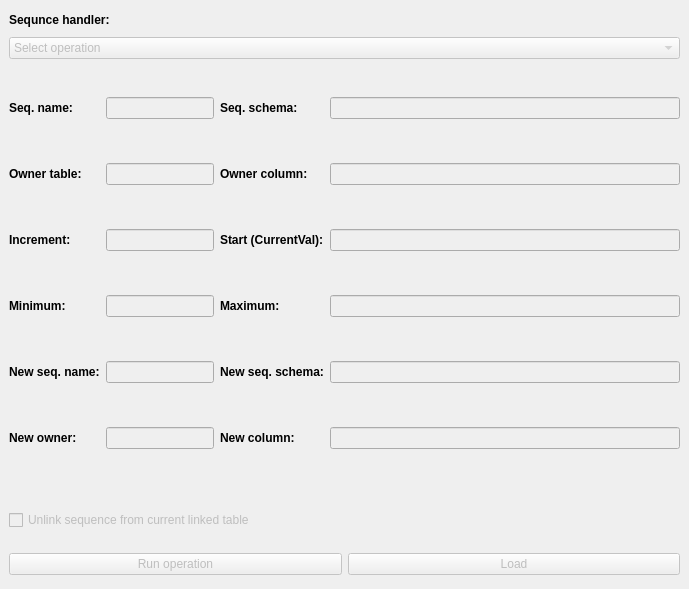
    <widget class="QWidget" name="seqTab">
     <attribute name="title">
      <string>Sequence Management</string>
     </attribute>
     <widget class="QWidget" name="gridLayoutWidget_9">
      <property name="geometry">
       <rect>
        <x>9</x>
        <y>9</y>
        <width>671</width>
        <height>50</height>
       </rect>
      </property>
      <layout class="QGridLayout" name="gridLayout_9">
       <item row="0" column="0">
        <widget class="QLabel" name="label_47">
         <property name="text">
          <string>&lt;html&gt;&lt;head/&gt;&lt;body&gt;&lt;p&gt;&lt;span style=&quot; font-weight:600;&quot;&gt;Sequnce handler:&lt;/span&gt;&lt;/p&gt;&lt;/body&gt;&lt;/html&gt;</string>
         </property>
        </widget>
       </item>
       <item row="1" column="0">
        <widget class="QComboBox" name="seqOptions">
         <property name="enabled">
          <bool>false</bool>
         </property>
         <item>
          <property name="text">
           <string>Select operation</string>
          </property>
         </item>
         <item>
          <property name="text">
           <string>Create sequence</string>
          </property>
         </item>
         <item>
          <property name="text">
           <string>Alter sequence</string>
          </property>
         </item>
         <item>
          <property name="text">
           <string>Drop sequence</string>
          </property>
         </item>
        </widget>
       </item>
      </layout>
     </widget>
     <widget class="QWidget" name="gridLayoutWidget_10">
      <property name="geometry">
       <rect>
        <x>9</x>
        <y>59</y>
        <width>671</width>
        <height>431</height>
       </rect>
      </property>
      <layout class="QGridLayout" name="gridLayout_10">
       <item row="2" column="0">
        <widget class="QLabel" name="label_51">
         <property name="text">
          <string>&lt;html&gt;&lt;head/&gt;&lt;body&gt;&lt;p&gt;&lt;span style=&quot; font-weight:600;&quot;&gt;Increment:&lt;/span&gt;&lt;/p&gt;&lt;/body&gt;&lt;/html&gt;</string>
         </property>
        </widget>
       </item>
       <item row="2" column="3">
        <widget class="QLabel" name="label_52">
         <property name="text">
          <string>&lt;html&gt;&lt;head/&gt;&lt;body&gt;&lt;p&gt;&lt;span style=&quot; font-weight:600;&quot;&gt;Start (CurrentVal):&lt;/span&gt;&lt;/p&gt;&lt;/body&gt;&lt;/html&gt;</string>
         </property>
        </widget>
       </item>
       <item row="3" column="0">
        <widget class="QLabel" name="label_53">
         <property name="text">
          <string>&lt;html&gt;&lt;head/&gt;&lt;body&gt;&lt;p&gt;&lt;span style=&quot; font-weight:600;&quot;&gt;Minimum:&lt;/span&gt;&lt;/p&gt;&lt;/body&gt;&lt;/html&gt;</string>
         </property>
        </widget>
       </item>
       <item row="0" column="0">
        <widget class="QLabel" name="label_48">
         <property name="text">
          <string>&lt;html&gt;&lt;head/&gt;&lt;body&gt;&lt;p&gt;&lt;span style=&quot; font-weight:600;&quot;&gt;Seq. name:&lt;/span&gt;&lt;/p&gt;&lt;/body&gt;&lt;/html&gt;</string>
         </property>
        </widget>
       </item>
       <item row="1" column="4">
        <widget class="QLineEdit" name="seqOwnerColumn">
         <property name="enabled">
          <bool>false</bool>
         </property>
        </widget>
       </item>
       <item row="2" column="4">
        <widget class="QLineEdit" name="seqStart">
         <property name="enabled">
          <bool>false</bool>
         </property>
        </widget>
       </item>
       <item row="4" column="0">
        <widget class="QLabel" name="label_41">
         <property name="text">
          <string>&lt;html&gt;&lt;head/&gt;&lt;body&gt;&lt;p&gt;&lt;span style=&quot; font-weight:600;&quot;&gt;New seq. name:&lt;/span&gt;&lt;/p&gt;&lt;/body&gt;&lt;/html&gt;</string>
         </property>
        </widget>
       </item>
       <item row="4" column="3">
        <widget class="QLabel" name="label_43">
         <property name="text">
          <string>&lt;html&gt;&lt;head/&gt;&lt;body&gt;&lt;p&gt;&lt;span style=&quot; font-weight:600;&quot;&gt;New seq. schema:&lt;/span&gt;&lt;/p&gt;&lt;/body&gt;&lt;/html&gt;</string>
         </property>
        </widget>
       </item>
       <item row="4" column="4">
        <widget class="QLineEdit" name="newSeqSchema">
         <property name="enabled">
          <bool>false</bool>
         </property>
        </widget>
       </item>
       <item row="1" column="0">
        <widget class="QLabel" name="label_50">
         <property name="text">
          <string>&lt;html&gt;&lt;head/&gt;&lt;body&gt;&lt;p&gt;&lt;span style=&quot; font-weight:600;&quot;&gt;Owner table:&lt;/span&gt;&lt;/p&gt;&lt;/body&gt;&lt;/html&gt;</string>
         </property>
        </widget>
       </item>
       <item row="3" column="4">
        <widget class="QLineEdit" name="seqMaximum">
         <property name="enabled">
          <bool>false</bool>
         </property>
        </widget>
       </item>
       <item row="5" column="0">
        <widget class="QLabel" name="label_44">
         <property name="text">
          <string>&lt;html&gt;&lt;head/&gt;&lt;body&gt;&lt;p&gt;&lt;span style=&quot; font-weight:600;&quot;&gt;New owner:&lt;/span&gt;&lt;/p&gt;&lt;/body&gt;&lt;/html&gt;</string>
         </property>
        </widget>
       </item>
       <item row="0" column="4">
        <widget class="QLineEdit" name="seqSchema">
         <property name="enabled">
          <bool>false</bool>
         </property>
        </widget>
       </item>
       <item row="0" column="1" colspan="2">
        <widget class="QLineEdit" name="seqName">
         <property name="enabled">
          <bool>false</bool>
         </property>
        </widget>
       </item>
       <item row="3" column="3">
        <widget class="QLabel" name="label_54">
         <property name="text">
          <string>&lt;html&gt;&lt;head/&gt;&lt;body&gt;&lt;p&gt;&lt;span style=&quot; font-weight:600;&quot;&gt;Maximum:&lt;/span&gt;&lt;/p&gt;&lt;/body&gt;&lt;/html&gt;</string>
         </property>
        </widget>
       </item>
       <item row="1" column="1" colspan="2">
        <widget class="QLineEdit" name="seqOwner">
         <property name="enabled">
          <bool>false</bool>
         </property>
        </widget>
       </item>
       <item row="2" column="1" colspan="2">
        <widget class="QLineEdit" name="seqIncrement">
         <property name="enabled">
          <bool>false</bool>
         </property>
        </widget>
       </item>
       <item row="3" column="1" colspan="2">
        <widget class="QLineEdit" name="seqMinimum">
         <property name="enabled">
          <bool>false</bool>
         </property>
        </widget>
       </item>
       <item row="4" column="1" colspan="2">
        <widget class="QLineEdit" name="newSeqName">
         <property name="enabled">
          <bool>false</bool>
         </property>
        </widget>
       </item>
       <item row="5" column="3">
        <widget class="QLabel" name="label_45">
         <property name="text">
          <string>&lt;html&gt;&lt;head/&gt;&lt;body&gt;&lt;p&gt;&lt;span style=&quot; font-weight:600;&quot;&gt;New column:&lt;/span&gt;&lt;/p&gt;&lt;/body&gt;&lt;/html&gt;</string>
         </property>
        </widget>
       </item>
       <item row="5" column="1" colspan="2">
        <widget class="QLineEdit" name="newSeqOwner">
         <property name="enabled">
          <bool>false</bool>
         </property>
        </widget>
       </item>
       <item row="5" column="4">
        <widget class="QLineEdit" name="newSeqOwnerColumn">
         <property name="enabled">
          <bool>false</bool>
         </property>
        </widget>
       </item>
       <item row="0" column="3">
        <widget class="QLabel" name="label_49">
         <property name="text">
          <string>&lt;html&gt;&lt;head/&gt;&lt;body&gt;&lt;p&gt;&lt;span style=&quot; font-weight:600;&quot;&gt;Seq. schema:&lt;/span&gt;&lt;/p&gt;&lt;/body&gt;&lt;/html&gt;</string>
         </property>
        </widget>
       </item>
       <item row="1" column="3">
        <widget class="QLabel" name="label_18">
         <property name="text">
          <string>&lt;html&gt;&lt;head/&gt;&lt;body&gt;&lt;p&gt;&lt;span style=&quot; font-weight:600;&quot;&gt;Owner column:&lt;/span&gt;&lt;/p&gt;&lt;/body&gt;&lt;/html&gt;</string>
         </property>
        </widget>
       </item>
      </layout>
     </widget>
     <widget class="QWidget" name="horizontalLayoutWidget_2">
      <property name="geometry">
       <rect>
        <x>9</x>
        <y>549</y>
        <width>671</width>
        <height>31</height>
       </rect>
      </property>
      <layout class="QHBoxLayout" name="horizontalLayout_8">
       <item>
        <widget class="QPushButton" name="seqRun">
         <property name="enabled">
          <bool>false</bool>
         </property>
         <property name="text">
          <string>Run operation</string>
         </property>
        </widget>
       </item>
       <item>
        <widget class="QPushButton" name="loadSeq">
         <property name="enabled">
          <bool>false</bool>
         </property>
         <property name="text">
          <string>Load</string>
         </property>
        </widget>
       </item>
      </layout>
     </widget>
     <widget class="QWidget" name="verticalLayoutWidget_11">
      <property name="geometry">
       <rect>
        <x>9</x>
        <y>500</y>
        <width>671</width>
        <height>41</height>
       </rect>
      </property>
      <layout class="QVBoxLayout" name="verticalLayout_11">
       <item>
        <widget class="QCheckBox" name="revokeSeq">
         <property name="enabled">
          <bool>false</bool>
         </property>
         <property name="text">
          <string>Unlink sequence from current linked table</string>
         </property>
        </widget>
       </item>
      </layout>
     </widget>
    </widget>
